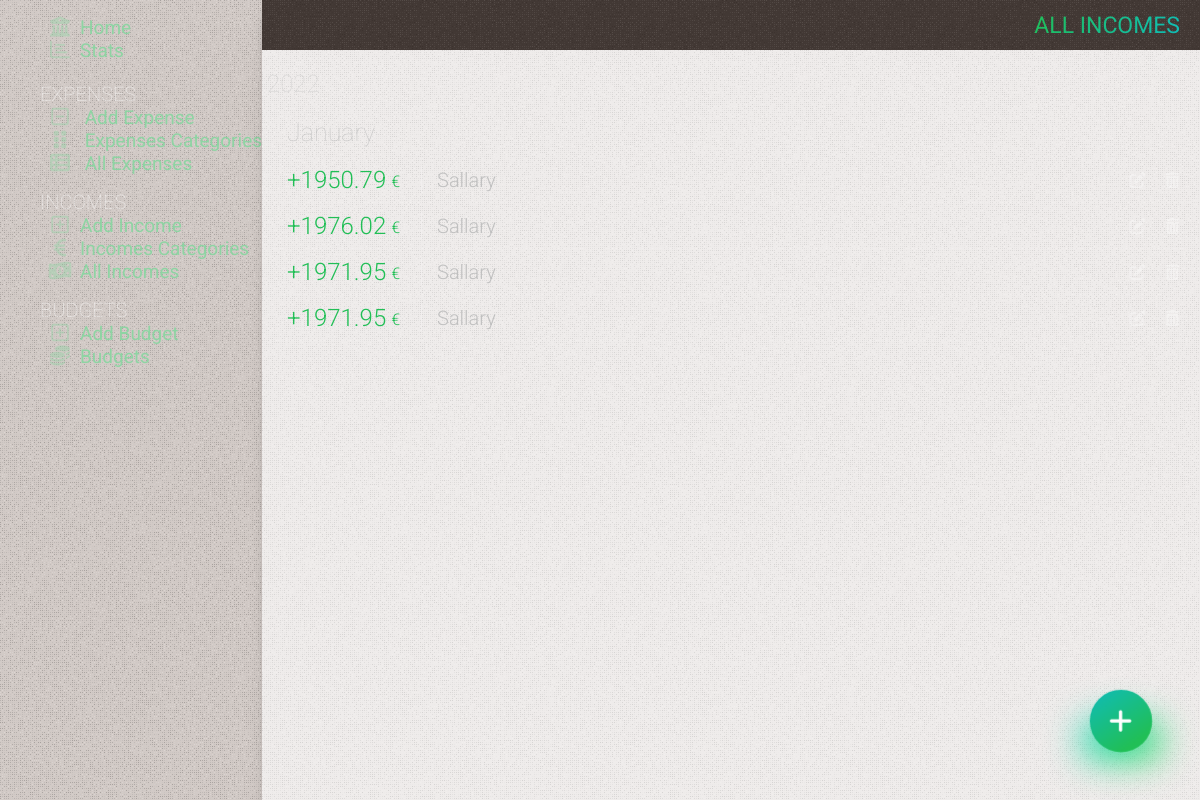
/incomes, run on an earlier commit of the app's database.
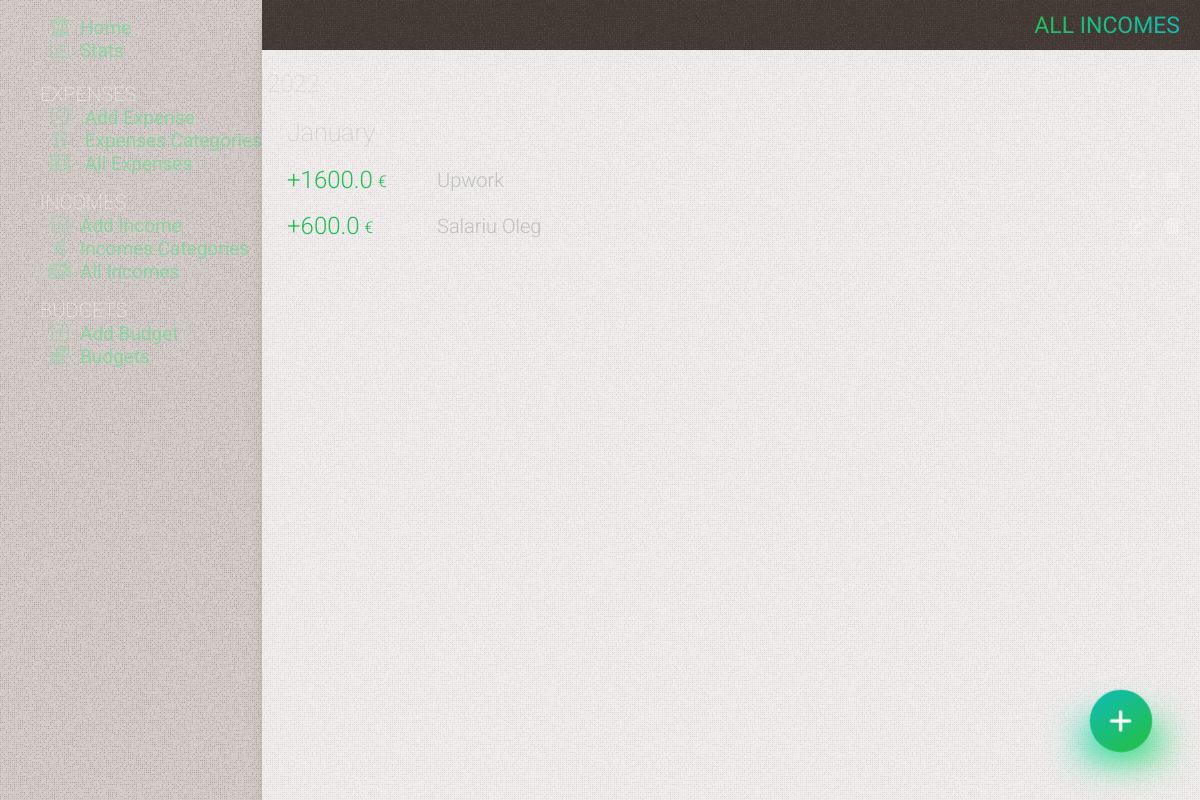
And on a later commit of the database.
### tables this page shows
CREATE TABLE incomes
(
    id       INTEGER PRIMARY KEY AUTOINCREMENT,
    date     TIMESTAMP NOT NULL DEFAULT CURRENT_TIMESTAMP,
    amount   REAL      NOT NULL,
    category INTEGER   NOT NULL,
    comment  TEXT

);

CREATE TABLE categories_income
(
    id         INTEGER PRIMARY KEY AUTOINCREMENT,
    name       TEXT NOT NULL,
    primordial TEXT DEFAULT NULL,
    state      TEXT DEFAULT false
);

### app.py (the view)
@app.route('/incomes')
def incomes():
    conn = get_db_connection()
    incomes = conn.execute(
        'SELECT incomes.id, strftime("%m", date) as month, strftime("%Y", date) as year, amount, categories_income.name as category, comment  FROM incomes LEFT JOIN categories_income on categories_income.id = incomes.category').fetchall()
    conn.close()
    return render_template('incomes.html', title='All incomes', gradient='text-gradient-green', incomes=incomes)

### app.py (called while the page is built)
def get_db_connection():
    conn = sqlite3.connect('static/database.db')
    conn.row_factory = sqlite3.Row
    return conn

@app.template_filter('month_name')
def month_name(month_number):
    return calendar.month_name[month_number]

### templates/incomes.html (shortened to what this page needs)
{% extends 'base.html' %} {% block content %}
	<div class="page_title {{ gradient }}" >
		<span >{% block title %} {{ title }} {% endblock %}</span >
	</div >
	<div class="content" >
		{% if incomes|length == 0 %}
			<div class="no-results mt-50" >You have not added any income yet. Click on (+) to add</div >
		{% else %}
			<div class="cards  relative" >
				{% for key, list in incomes|groupby('year')|sort(attribute='0', reverse=True) %}
					<div class="ml-10 cards-day" >{{ key }} </div >
					{% for key2, list2 in list|groupby('month')|sort(attribute='0', reverse=True) %}
						<div class=" subtitle2 mt-20" >{{ key2|int|month_name }} </div >
						{% for id, month, year, amount, category, comment in list2 %}
							<div class="card flex items-center relative overflow-hidden flex-wrap  card-income " >
								<div class="flex items-center w-full" >
									<div class="card-info flex flex-1" >
										<div class="flex flex-1" >
											<span class="card-amount flex items-center" >  {{ amount }} <span >&euro;</span > </span >
											<div class="flex flex-col justify-center ml-15" >
												<div class="flex items-center" >
													<span class="{{ color }} card-category" >  {{ category }}  </span >
												</div >
											</div >
										</div >
										<div class="card-btns  flex items-center flex-shrink-0 ml-auto" >
											<a href="/income-edit/{{ id }}" class="btn-ac" >
												<i class="fa-solid fa-pen-to-square" ></i >
											</a >
											<form action="{{ url_for('delete_income', id=id) }}" method="POST" >
												<button type="submit" class="btn-ac"
																onclick="return confirm('Are you sure you want to delete this post?')" >
													<i class="fa-solid fa-trash-can" ></i >
												</button >
											</form >
										</div >
									</div >
								</div >
							</div >
						{% endfor %}
					{% endfor %}
				{% endfor %}
			</div >
		{% endif %}
	</div >
{% endblock %}

### templates/base.html (shortened to what this page needs)
<!DOCTYPE html>
<html lang="en" class="dark-theme" >
<head >
	<link rel="stylesheet" href="{{ url_for('static', filename= 'css/splide.min.css') }}" />
	<link rel="stylesheet" href="https://cdnjs.cloudflare.com/ajax/libs/font-awesome/6.0.0-beta3/css/all.min.css" />
	<link rel="stylesheet" href="{{ url_for('static', filename= 'css/mmenu.css') }}" />
	<link rel="stylesheet" href="{{ url_for('static', filename= 'css/styles.css') }}" />
</head >
<body class="w-full flex flex-col" >
<div class="flex container w-full h-full flex-1" >
	<nav id="menu" >
		<ul class="list-menu" >
			<li ><a href="{{ url_for('index') }}" ><i class="fa-solid fa-bank" ></i >Home</a ></li >
			<li class="list-stats" ><a href="{{ url_for('stats') }}" ><i class="fa-regular fa-chart-bar" ></i >Stats</a >
			</li >
			<li class="list-title mt-20" ><span >Expenses</span >
			<li class="list-expense" ><a href="{{ url_for('add') }}" >
				<i class="fa fa-regular fa-square-minus" ></i >
				Add Expense</a >
			</li >
			<li class="list-expense" >
				<a href="{{ url_for('categories') }}" >
					<i class="fa fa-grip-vertical" ></i >
					Expenses Categories</a >
			</li >
			<li class="list-expense" >
				<a href="{{ url_for('all_expenses') }}" >
					<i class="fa fa-solid fa-table-list" ></i >
					All Expenses</a >
			</li >
			</li >
			<li class="list-title" ><span >Incomes</span >
			<li class="list-income" ><a href="{{ url_for('add_income') }}" ><i class="fa fa-regular fa-square-plus" ></i >Add
																																																										Income</a >
			</li >
			<li class="list-income" ><a href="{{ url_for('categories_income') }}" ><i class="fa fa-solid fa-euro-sign" ></i >Incomes
																																																											 Categories</a >
			</li >
			<li class="list-income" ><a href="{{ url_for('incomes') }}" ><i class="fa fa-solid fa-money-bill-1-wave" ></i >All
																																																										 Incomes</a >
			</li >
			</li >
			<li class="list-title" ><span >Budgets</span >
			<li class="list-budget" ><a href="{{ url_for('add_budget') }}" ><i class="fa fa-regular fa-square-plus" ></i >Add
																																																										Budget</a >
			</li >
			<li class="list-budget" ><a href="{{ url_for('budgets') }}" ><i class="fa-solid fa-coins" ></i >Budgets</a ></li >
			</li >
		</ul >
	</nav >
	<div class="right-container overflow--hidden flex-1 " >
		{% block content %} {% endblock %}
	</div >
</div >
{% if request.path == '/' or request.path == '/all-expenses' %}
	<a href="/add" class="fancy-button  bg-gradient-red add" ><span ><i class="fa-solid fa-plus" ></i ></span ></a >
{% elif request.path == '/incomes' %}
	<a href="/add_income" class="fancy-button  bg-gradient-green add" ><span ><i
			class="fa-solid fa-plus" ></i ></span ></a >
{% endif %}
<link rel="stylesheet" href="https://cdn.jsdelivr.net/npm/flatpickr/dist/flatpickr.min.css" >
</body >
</html >

### static/css/mmenu.css (style rules this page uses)
:root { --mm-line-height: 20px; --mm-listitem-size: 44px; --mm-navbar-size: 44px; --mm-offset-top: 0; --mm-offset-right: 0; --mm-offset-bottom: 0; --mm-offset-left: 0; --mm-color-border: rgba(0, 0, 0, 0.1); --mm-color-button: rgba(0, 0, 0, 0.3); --mm-color-text: rgba(0, 0, 0, 0.75); --mm-color-text-dimmed: rgba(0, 0, 0, 0.3); --mm-color-background: #f3f3f3; --mm-color-background-highlight: rgba(0, 0, 0, 0.05); --mm-color-background-emphasis: rgba(255, 255, 255, 0.4); --mm-shadow: 0 0 10px rgba(0, 0, 0, 0.3) }
:root { --mm-iconbar-size: 50px }
:root { --mm-iconpanel-size: 50px }
:root { --mm-sidebar-collapsed-size: 50px; --mm-sidebar-expanded-size: 440px }

What changed in the data, as far as the page shows it:
removed incomes: amount "1950.79", name "Sallary"
removed incomes: amount "1976.02", name "Sallary"
removed incomes: amount "1971.95", name "Sallary"
removed incomes: amount "1971.95", name "Sallary"
added incomes: amount "1600.0", name "Upwork"
added incomes: amount "600.0", name "Salariu Oleg"
